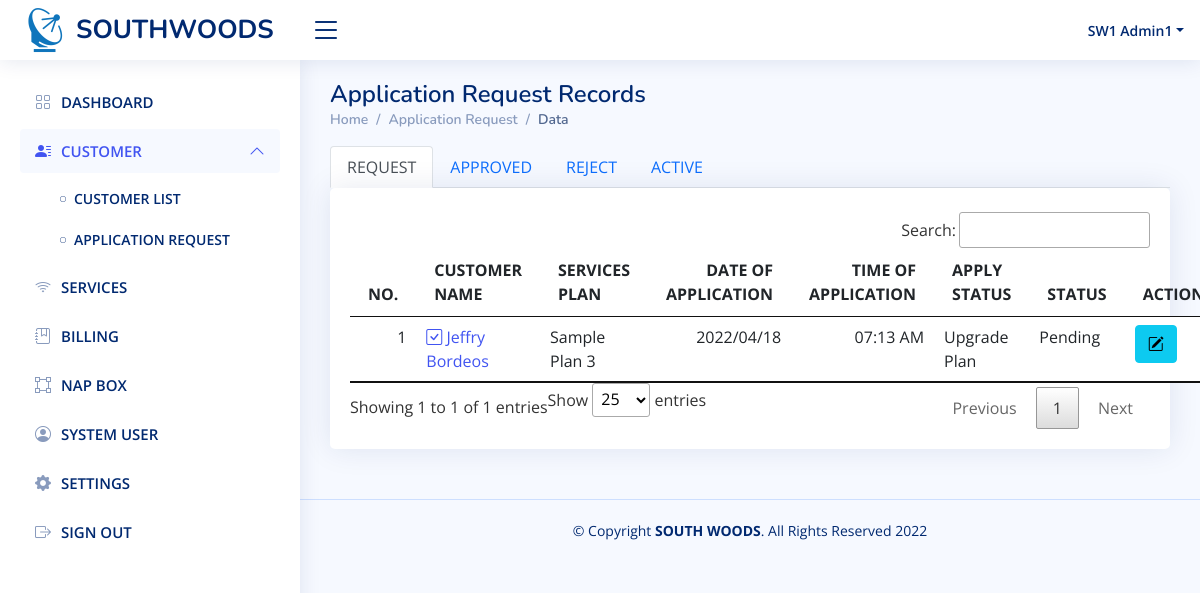
The page /system/admin/application-request.php (signed in) on the database its author committed.
### tables this page shows
CREATE TABLE `sw_application` (
  `application_id` int(20) NOT NULL,
  `service_id` int(12) NOT NULL,
  `customer_id` int(12) NOT NULL,
  `status` int(1) NOT NULL,
  `schedule_date` varchar(50) NOT NULL,
  `resched` int(1) NOT NULL,
  `reason` text NOT NULL,
  `upstatus` varchar(12) NOT NULL,
  `is_upgrade` int(11) NOT NULL,
  `is_active` int(11) NOT NULL,
  `date_added` timestamp NOT NULL DEFAULT current_timestamp()
);

CREATE TABLE `sw_customer` (
  `u_id` int(20) NOT NULL,
  `firstname` varchar(50) NOT NULL,
  `lastname` varchar(50) NOT NULL,
  `middlename` varchar(50) NOT NULL,
  `contactnumber` varchar(50) NOT NULL,
  `emailaddress` varchar(50) NOT NULL,
  `address` text NOT NULL,
  `province` varchar(50) NOT NULL,
  `city` varchar(50) NOT NULL,
  `barangay` varchar(50) NOT NULL,
  `valid_id` text NOT NULL,
  `proof_billing` text NOT NULL,
  `picture` text NOT NULL,
  `username` varchar(50) NOT NULL,
  `password` varchar(50) NOT NULL,
  `plan` varchar(36) NOT NULL,
  `billing_start` varchar(50) NOT NULL,
  `billing_end` varchar(50) NOT NULL,
  `date_added` timestamp NOT NULL DEFAULT current_timestamp()
);

CREATE TABLE `sw_service` (
  `service_id` int(20) NOT NULL,
  `service_name` varchar(200) NOT NULL,
  `service_price` varchar(50) NOT NULL,
  `service_desc` longtext NOT NULL,
  `service_pic` varchar(200) NOT NULL,
  `total` int(11) NOT NULL,
  `service_upload_date` timestamp NOT NULL DEFAULT current_timestamp()
);

### system/admin/controller/application-request.php (called while the page is built, shortened)
<?php
include('../controller/database.php');
$sw_applicatiosn = $mysqli->query("SELECT a.* , b.* , c.* from sw_application a
									left join sw_service b on a.service_id = b.service_id
									left join  sw_customer c on c.u_id = a.customer_id where a.status = 0");

### system/admin/application-request.php (the view, shortened to what this page needs)
<?php include('header.php');?>
<?php include('nav.php');?>
<?php include('controller/application-request.php');?>
  <main id="main" class="main">
    <div class="pagetitle">
      <h1>Application Request Records</h1>
      <nav>
        <ol class="breadcrumb">
          <li class="breadcrumb-item"><a href="index.php">Home</a></li>
          <li class="breadcrumb-item">Application Request </li>
          <li class="breadcrumb-item active">Data</li>
        </ol>
      </nav>
    </div>
    <section class="section">
      <div class="row">
        <div class="col-lg-12">
		 <ul class="nav nav-tabs">
                <li class="nav-item" role="">
                  <a href="application-request.php"><button class="nav-link active">REQUEST</button></a>
                </li>
                <li class="nav-item" role="">
                 <a href="application-approved.php"> <button class="nav-link">APPROVED</button></a>
                </li>
                <li class="nav-item" role="">
                 <a href="application-reject.php"> <button class="nav-link">REJECT</button></a>
                </li>
				<li class="nav-item" role="">
                 <a href="application-active.php"> <button class="nav-link">ACTIVE</button></a>
                </li>
              </ul>
          <div class="card">
            <div class="card-body">
			  <br>
              <table class="table" id="table1">
                <thead>
                  <tr>
                    <th class="text-end" scope="col">NO.</th>
                    <th class="text-start" scope="col">CUSTOMER NAME</th>
                    <th class="text-start" scope="col">SERVICES PLAN</th>
                    <th class="text-end" scope="col">DATE OF APPLICATION</th>
                    <th class="text-end" scope="col">TIME OF APPLICATION</th>
                    <th class="text-start" scope="col">APPLY STATUS</th>
                    <th class="text-start" scope="col">STATUS</th>
                    <th class="text-start" scope="col">ACTION</th>
                  </tr>
                </thead>
                <tbody>
				<?php
				$cnt = 1;
				while($val = $sw_applicatiosn->fetch_object()){ ?>
                  <tr>
                    <td class="text-end"><?php echo $cnt++;?></td>
                    <td class="text-start"><a href="customer-data.php?id=<?php echo $val->u_id;?>" target="_blank"> <i class="bi bi-check-square"></i> <?php echo $val->firstname .' '. $val->lastname;?></a></td>
                    <td class="text-start"><?php echo $val->service_name;?></td>
                    <td class="text-end"><?php $date=date_create($val->date_added); echo date_format($date,"Y/m/d"); ?></td>
                    <td class="text-end"><?php $date1=date_create($val->date_added); echo date_format($date1,"H:i A"); ?></td>
                    <td class="text-start"><?php if($val->is_upgrade == 0) { echo "Apply Plan";} else { echo "Upgrade Plan";} ?></td>
                    <td class="text-start"><?php if($val->status == 0) { echo "Pending";} else if($val->status==1){ echo "Approved";}else if($val->status==2){ echo "Reject";} ?></td>
                    <td class="text-start">
					<?php if($val->status == 0) {?>
						<button class="btn btn-info" data-bs-toggle="modal" data-bs-target="#edit-category<?php echo $val->application_id;?>"> <i class="bi bi-pencil-square"></i> </button>
					<?php } ?>
					</td>
                  </tr>
                <?php } ?>
                </tbody>
              </table>
            </div>
          </div>
        </div>
      </div>
    </section>
  </main>
<?php include('footer.php');?>

### system/assets/css/style.css (style rules this page uses)
:root { scroll-behavior: smooth; }
body { font-family: "Open Sans", sans-serif; background: #f6f9ff; color: #444444; }
a { color: #4154f1; text-decoration: none; }
h1, h2, h3, h4, h5, h6 { font-family: "Nunito", sans-serif; }
#main { margin-top: 60px; padding: 20px 30px; transition: all 0.3s; }
.pagetitle { margin-bottom: 10px; }
.pagetitle h1 { font-size: 24px; margin-bottom: 0; font-weight: 600; color: #012970; }
.card { margin-bottom: 30px; border: none; border-radius: 5px; box-shadow: 0px 0 30px rgba(1, 41, 112, 0.1); }
.card-body { padding: 0 20px 20px 20px; }
.breadcrumb { font-size: 14px; font-family: "Nunito", sans-serif; color: #899bbd; font-weight: 600; }
.breadcrumb a { color: #899bbd; transition: 0.3s; }
.breadcrumb .breadcrumb-item::before { color: #899bbd; }
.breadcrumb .active { color: #51678f; font-weight: 600; }
@media (min-width: 1200px) { #main, #footer { margin-left: 300px; } }

### system/admin/header.php (style rules this page uses)
th { text-transform: uppercase; }

### rows shown on the page
sw_application: sw_customer.firstname "Jeffry", sw_customer.lastname "Bordeos", service.service_name "Sample Plan 3", sw_customer.date_added "2022/04/18", sw_customer.date_added "07:13 AM", is_upgrade "Upgrade Plan", status "Pending"

### other values the page prints
$_SESSION['name'] "SW1 Admin1"
